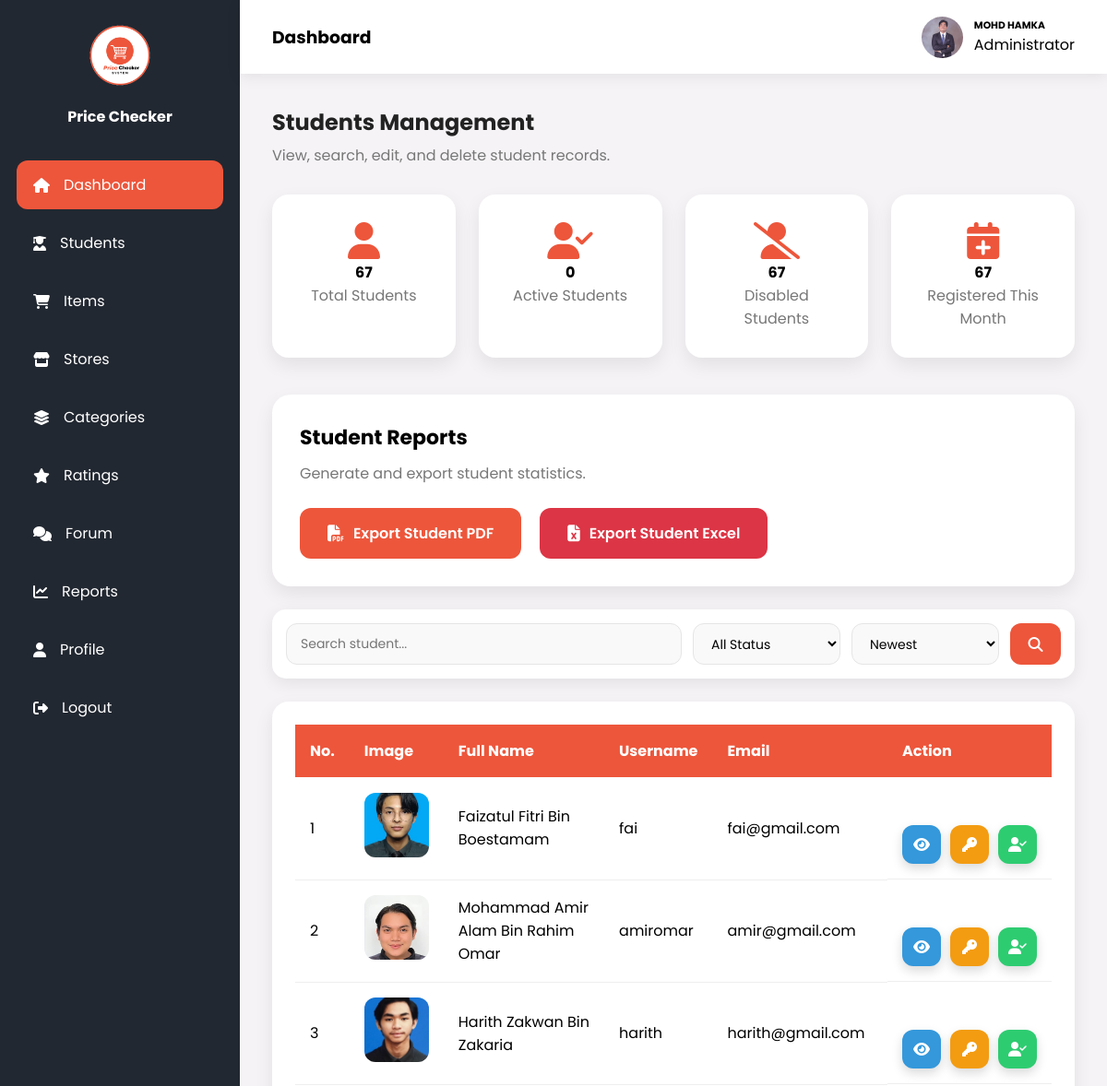
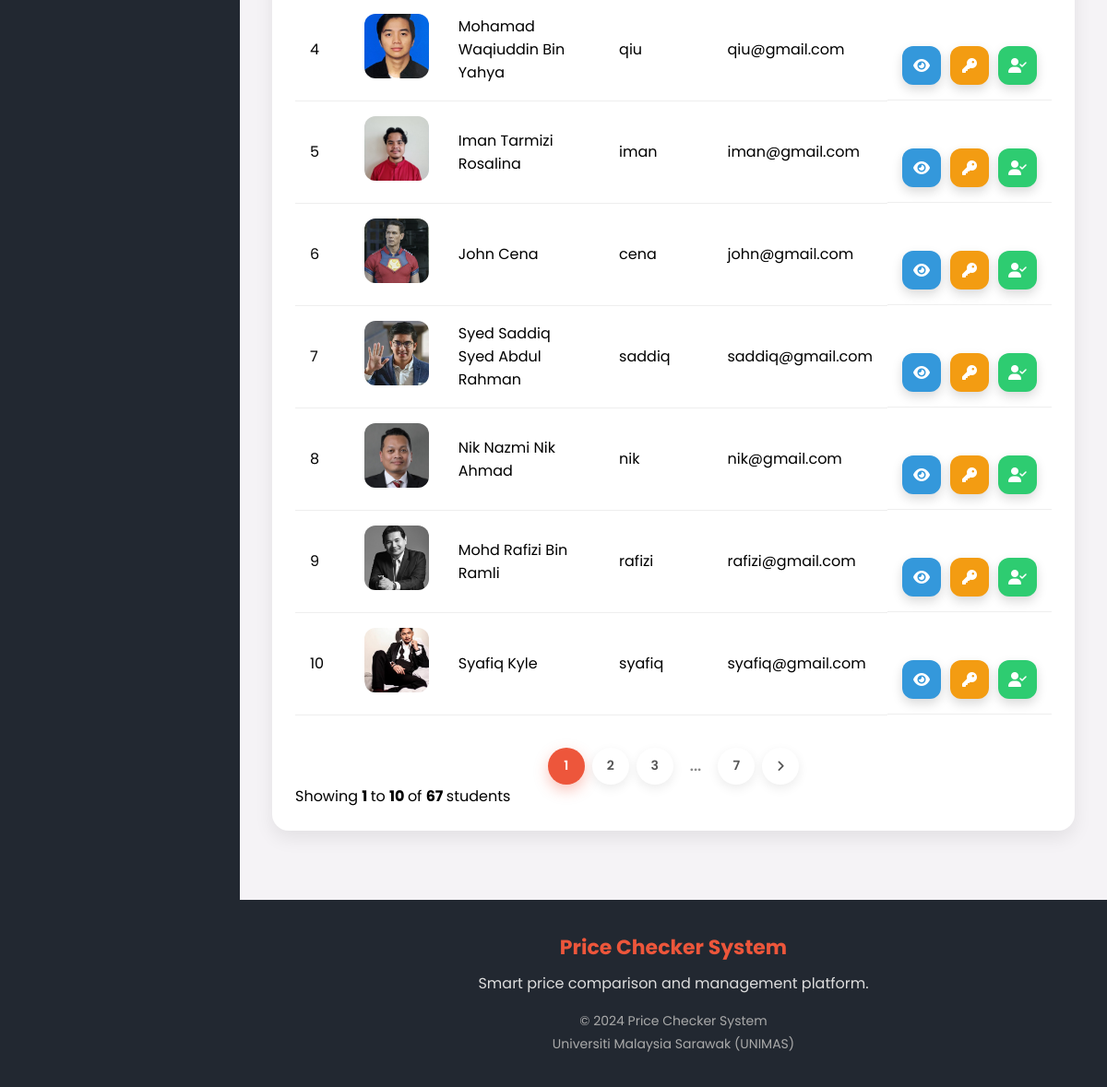
/src/admin/students.php (signed in), run on the app's committed database (2 pictures, top to bottom).
### tables this page shows
CREATE TABLE `student` (
  `studentID` int(11) NOT NULL,
  `fullName` varchar(255) NOT NULL,
  `username` varchar(255) NOT NULL,
  `email` varchar(255) NOT NULL,
  `password` varchar(255) NOT NULL,
  `studentIMG` varchar(255) NOT NULL,
  `logStatus` varchar(255) NOT NULL,
  `created_at` timestamp NOT NULL DEFAULT current_timestamp()
);

### src/admin/students.php (the view, shortened to what this page needs)
<?php
include("../config/db_cPCS.php");
$totalStudents = mysqli_fetch_assoc(
mysqli_query($conn,"
SELECT COUNT(*) total
FROM student
"))['total'];
$activeStudents = mysqli_fetch_assoc(
mysqli_query($conn,"
SELECT COUNT(*) total
FROM student
WHERE logStatus='1'
"))['total'];
$disabledStudents = mysqli_fetch_assoc(
mysqli_query($conn,"
SELECT COUNT(*) total
FROM student
WHERE logStatus='0'
"))['total'];
$registeredThisMonth = mysqli_fetch_assoc(
mysqli_query($conn,"
SELECT COUNT(*) total
FROM student
WHERE MONTH(created_at)=MONTH(CURRENT_DATE())
AND YEAR(created_at)=YEAR(CURRENT_DATE())
"))['total'];
$search = $_GET['search'] ?? "";
$status = $_GET['logStatus'] ?? "";
$sort = $_GET['sort'] ?? "";
$sql = "SELECT * FROM student WHERE 1";
switch($sort)
{
default:
$sql.=" ORDER BY studentID ASC";
}
$countSQL = str_replace(
    "SELECT *",
    "SELECT COUNT(*) total",
    $sql
);
$total = mysqli_fetch_assoc(
    mysqli_query($conn,$countSQL)
)['total'];
$limit = 10;
$page = isset($_GET['page']) ? (int)$_GET['page'] : 1;
$offset = ($page-1)*$limit;
$sql .= " LIMIT $limit OFFSET $offset";
$studentQuery = mysqli_query($conn,$sql);
$totalPages = ceil($total/$limit);
?>
<!DOCTYPE html>
<html lang="en">
<head>
    <link rel="stylesheet"href="https://cdnjs.cloudflare.com/ajax/libs/font-awesome/6.7.2/css/all.min.css">
    <link rel="stylesheet" href="../../assets/css/adminDashboard.css">
</head>
<body>
<div class="admin-container">
    <?php include("../admin/includes/sidebar.php"); ?>
    <div class="admin-main">
        <?php include("../admin/includes/header.php"); ?>
        <div class="dashboard-content">
            <div class="page-title">
                <h2>
                    Students Management
                </h2>
                <p>
                    View, search, edit, and delete student records.
                </p>
            </div>
            <div class="dashboard-cards">
                <div class="dashboard-card">
                    <i class="fa-solid fa-user"></i>
                    <h4>
                        <?php echo $totalStudents; ?>
                    </h4>
                    <p>
                        Total Students
                    </p>
                </div>
                <div class="dashboard-card">
                    <i class="fa-solid fa-user-check"></i>
                    <h4>
                        <?php echo $activeStudents; ?>
                    </h4>
                    <p>
                        Active Students
                    </p>
                </div>
                <div class="dashboard-card">
                    <i class="fa-solid fa-user-slash"></i>
                    <h4>
                        <?php echo $disabledStudents; ?>
                    </h4>
                    <p>
                        Disabled Students
                    </p>
                </div>
                <div class="dashboard-card">
                    <i class="fa-solid fa-calendar-plus"></i>
                    <h4>
                        <?php echo $registeredThisMonth; ?>
                    </h4>
                    <p>
                        Registered This Month
                    </p>
                </div>
            </div>
            <div class="report-card">
                <h3>
                    Student Reports
                </h3>
                <p>
                    Generate and export student statistics.
                </p>
                <div class="report-buttons">
                    <a href="../admin/exportPDF.php?type=student">
                        <i class="fa fa-file-pdf"></i>
                        Export Student PDF
                    </a>
                    <a href="../admin/exportExcel.php?type=student">
                        <i class="fa fa-file-excel"></i>
                        Export Student Excel
                    </a>
                </div>
            </div>
            <div class="manage-top">
                <form method="GET" class="search-box">
                    <input type="text" name="search" placeholder="Search student..." value="<?php echo htmlspecialchars($search); ?>">
                    <select name="logStatus">
                        <option value="">All Status</option>
                    </select>
                    <select name="sort">
                        <option value="">Newest</option>
                    </select>
                    <button type="submit">
                        <i class="fa fa-search"></i>
                    </button>
                </form>
            </div>
            <div class="table-card">
                <table>
                    <thead>
                        <tr>
                            <th>No.</th>
                            <th>Image</th>
                            <th>Full Name</th>
                            <th>Username</th>
                            <th>Email</th>
                            <th>Action</th>
                        </tr>
                    </thead>
                    <tbody>
                    <?php
                    if(mysqli_num_rows($studentQuery)==0)
                    {
                    ?>
                    <tr>
                        <td colspan="7" style="text-align:center;">
                            No student record found.
                        </td>
                    </tr>
                    <?php
                    }
                    else
                    {
                    $no = $offset + 1;
                    while($student=mysqli_fetch_assoc($studentQuery))
                    {
                    ?>
                    <tr>
                        <td>
                            <?php echo $no++; ?>
                        </td>
                        <td>
                            <img src="<?php echo $student['studentIMG']; ?>" class="table-image">
                        </td>
                        <td>
                            <?php echo $student['fullName']; ?>
                        </td>
                        <td>
                            <?php echo $student['username']; ?>
                        </td>
                        <td>
                            <?php echo $student['email']; ?>
                        </td>
                        <td class="action-buttons">
                            <button type="button" class="action-btn view-btn"
                                data-id="<?php echo $student['studentID']; ?>"
                                title="View Student">
                                <i class="fa-solid fa-eye"></i>
                            </button>
                            <button type="button" class="action-btn reset-btn"
                                data-id="<?php echo $student['studentID']; ?>"
                                data-name="<?php echo htmlspecialchars($student['fullName']); ?>"
                                title="Reset Password">
                                <i class="fa-solid fa-key"></i>
                            </button>
                            <?php if($student['logStatus']==1){ ?>
                                <button type="button"
                                    class="action-btn disable-btn"
                                    data-id="<?php echo $student['studentID']; ?>"
                                    data-name="<?php echo htmlspecialchars($student['fullName']); ?>"
                                    title="Disable Student">
                                    <i class="fa-solid fa-user-slash"></i>
                                </button>
                            <?php }else{ ?>
                                <button type="button"
                                    class="action-btn enable-btn"
                                    data-id="<?php echo $student['studentID']; ?>"
                                    data-name="<?php echo htmlspecialchars($student['fullName']); ?>"
                                    title="Enable Student">
                                    <i class="fa-solid fa-user-check"></i>
                                </button>
                            <?php } ?>
                        </td>
                    </tr>
                    <?php
                    }
                    }
                    ?>
                    </tbody>
                </table>
                <div class="pagination">
                    <?php
                    $start = max(1, $page - 2);
                    $end = min($totalPages, $page + 2);
                    for($i=$start; $i<=$end; $i++)
                    {
                    ?>
                    <a href="?page=<?php echo $i; ?>&search=<?php echo urlencode($search); ?>&logStatus=<?php echo urlencode($status); ?>&sort=<?php echo urlencode($sort); ?>"
                    class="<?php if($page==$i) echo 'active'; ?>">
                        <?php echo $i; ?>
                    </a>
                    <?php
                    }
                    if($page < $totalPages - 2)
                    {
                        if($page < $totalPages - 3)
                        {
                    ?>
                    <span class="dots">
                        ...
                    </span>
                    <?php
                        }
                    ?>
                    <a href="?page=<?php echo $totalPages; ?>&search=<?php echo urlencode($search); ?>&logStatus=<?php echo urlencode($status); ?>&sort=<?php echo urlencode($sort); ?>">
                        <?php echo $totalPages; ?>
                    </a>
                    <?php
                    }
                    if($page < $totalPages)
                    {
                    ?>
                    <a href="?page=<?php echo $page+1; ?>&search=<?php echo urlencode($search); ?>&logStatus=<?php echo urlencode($status); ?>&sort=<?php echo urlencode($sort); ?>">
                        <i class="fa fa-angle-right"></i>
                    </a>
                    <?php
                    }
                    ?>
                    </div>
                    <div class="pagination-info">
                        Showing
                        <strong>
                            <?php echo $offset + 1; ?>
                        </strong>
                        to
                        <strong>
                            <?php echo min($offset + $limit, $total); ?>
                        </strong>
                        of
                        <strong>
                            <?php echo $total; ?>
                        </strong>
                        students
                    </div>
            </div>
        </div>
        <?php include("../admin/includes/footer.php"); ?>
    </div>
</div>
</body>
</html>

### src/admin/includes/header.php
<?php
include("../config/db_cPCS.php");
$adminID = $_SESSION['adminID'];
$sql = "SELECT * FROM admin WHERE adminID = ?";
$stmt = mysqli_prepare($conn, $sql);
mysqli_stmt_bind_param($stmt, "i", $adminID);
mysqli_stmt_execute($stmt);
$result = mysqli_stmt_get_result($stmt);
$admin = mysqli_fetch_assoc($result);
?>
<div class="admin-header">
    <div class="header-title">
        <h3>
            Dashboard
        </h3>
    </div>
    <div class="admin-profile">
        <img src="<?php echo $admin['adminIMG']; ?>">
        <div>
            <h6>
                <?php echo $admin['adminFullname']; ?>
            </h6>
            <span>
                Administrator
            </span>
        </div>
    </div>
</div>

### assets/css/adminDashboard.css (style rules this page uses)
* { margin:0; padding:0; box-sizing:border-box; font-family:'Poppins',sans-serif; }
body { background:#F5F3F6; }
.admin-container { display:flex; min-height:100vh; }
.admin-main { flex:1; }
.admin-header { height:80px; background:white; display:flex; justify-content:space-between; align-items:center; padding:0 35px; box-shadow:0 3px 15px rgba(0,0,0,.08); }
.admin-profile { display:flex; align-items:center; gap:12px; }
.admin-profile img { width:45px; height:45px; border-radius:50%; object-fit:cover; }
.dashboard-content { padding:35px; }
.page-title h2 { font-weight:700; color:#222; }
.page-title p { color:#777; margin-top:6px; }
.dashboard-cards { margin-top:30px; display:grid; grid-template-columns: repeat(auto-fit,minmax(190px,1fr)); gap:25px; }
.dashboard-card { background:white; border-radius:18px; padding:30px; text-align:center; box-shadow:0 8px 20px rgba(0,0,0,.08); transition:.3s; }
.dashboard-card i { font-size:40px; color:#ED563B; }
.dashboard-card p { color:#777; }
.report-card { margin-top:40px; background:white; padding:30px; border-radius:20px; box-shadow: 0 8px 20px rgba(0,0,0,.08); }
.report-card h3 { font-size:22px; font-weight:700; margin-bottom:10px; }
.report-card p { color:#777; margin-bottom:25px; }
.report-buttons { display:flex; gap:20px; flex-wrap:wrap; }
.report-buttons a { display:flex; align-items:center; gap:10px; background:#ED563B; color:white; padding:14px 25px; border-radius:12px; text-decoration:none; font-weight:600; transition:.3s; }
.report-buttons i { font-size:18px; }
.report-buttons a:nth-child(2) { background:#dc3545; }
.report-card h3 { font-size:22px; margin-bottom:10px; }
.report-buttons a { padding:15px 30px; border-radius:12px; color:white; text-decoration:none; font-weight:600; display:flex; align-items:center; gap:10px; transition:.3s; }
.manage-top { margin:30px 0; display:flex; justify-content:space-between; align-items:center; gap:20px; }
.search-box { display:flex; align-items:center; gap:12px; flex-wrap:nowrap; flex:1; max-width:1200px; background:#ffffff; padding:15px; border-radius:15px; box-shadow:0 5px 18px rgba(0,0,0,0.08); }
.search-box input, .search-box select { height:45px; border:1px solid #e5e5e5; border-radius:12px; padding:0 15px; outline:none; background:#f9f9f9; font-size:14px; transition:0.3s ease; }
.search-box input { flex:1; min-width:220px; }
.search-box select { min-width:160px; cursor:pointer; }
.search-box button { width:55px; height:45px; border:none; display:flex; align-items:center; justify-content:center; background:#ED563B; color:white; border-radius:12px; cursor:pointer; font-size:16px; transition:0.3s ease; }
.table-card { background:white; padding:25px; border-radius:18px; box-shadow:0 8px 20px rgba(0,0,0,.08); }
.table-card table { width:100%; border-collapse:collapse; }
.table-card th { background:#ED563B; color:white; padding:16px; text-align:left; }
.table-card td { padding:16px; border-bottom:1px solid #eee; vertical-align:middle; }
.table-image { width:70px; height:70px; object-fit:cover; border-radius:12px; }
.manage-top { display:flex; flex-wrap:wrap; gap:15px; align-items:center; justify-content:space-between; margin:25px 0; }
.pagination { display:flex; justify-content:center; align-items:center; gap:8px; margin-top:35px; width:100%; }
.pagination a { width:40px; height:40px; display:flex; align-items:center; justify-content:center; background:#ffffff; color:#555; border-radius:50%; text-decoration:none; font-size:14px; font-weight:600; box-shadow:0 4px 12px rgba(0,0,0,0.08); transition:0.3s ease; }
.pagination a.active { background:#ED563B; color:white; box-shadow:0 6px 15px rgba(237,86,59,0.35); }
.pagination .dots { display:flex; align-items:center; justify-content:center; padding:0 10px; color:#888; font-weight:600; }
.action-buttons { display:flex; justify-content:flex-start; align-items:center; gap:10px; margin-top: 36px; }
.action-btn { width:42px; height:42px; display:flex; justify-content:center; align-items:center; border:none; border-radius:12px; text-decoration:none; color:#fff; cursor:pointer; transition:.25s ease; box-shadow:0 5px 12px rgba(0,0,0,.15); }
.action-btn i { font-size:16px; }
.view-btn { background:#3498db; }
.reset-btn { background:#f39c12; }
.enable-btn { background:#2ecc71; }

### data on the page
student: studentIMG (picture), fullName "Faizatul Fitri Bin Boestamam", username "fai", email "fai@gmail.com"
student: studentIMG (picture), fullName "Mohammad Amir Alam Bin Rahim Omar", username "amiromar", email "amir@gmail.com"
student: studentIMG (picture), fullName "Harith Zakwan Bin Zakaria", username "harith", email "harith@gmail.com"
student: studentIMG (picture), fullName "Mohamad Waqiuddin Bin Yahya", username "qiu", email "qiu@gmail.com"
student: studentIMG (picture), fullName "Iman Tarmizi Rosalina", username "iman", email "iman@gmail.com"
student: studentIMG (picture), fullName "John Cena", username "cena", email "john@gmail.com"
student: studentIMG (picture), fullName "Syed Saddiq Syed Abdul Rahman", username "saddiq", email "saddiq@gmail.com"
student: studentIMG (picture), fullName "Nik Nazmi Nik Ahmad", username "nik", email "nik@gmail.com"
student: studentIMG (picture), fullName "Mohd Rafizi Bin Ramli", username "rafizi", email "rafizi@gmail.com"
student: studentIMG (picture), fullName "Syafiq Kyle", username "syafiq", email "syafiq@gmail.com"

### other printed values
$admin['adminFullname'] "MOHD HAMKA"
$totalStudents "67"
$activeStudents "0"
$disabledStudents "67"
$registeredThisMonth "67"
$totalPages "7"
$offset + 1 "1"
min($offset + $limit, $total) "10"
$total "67"
